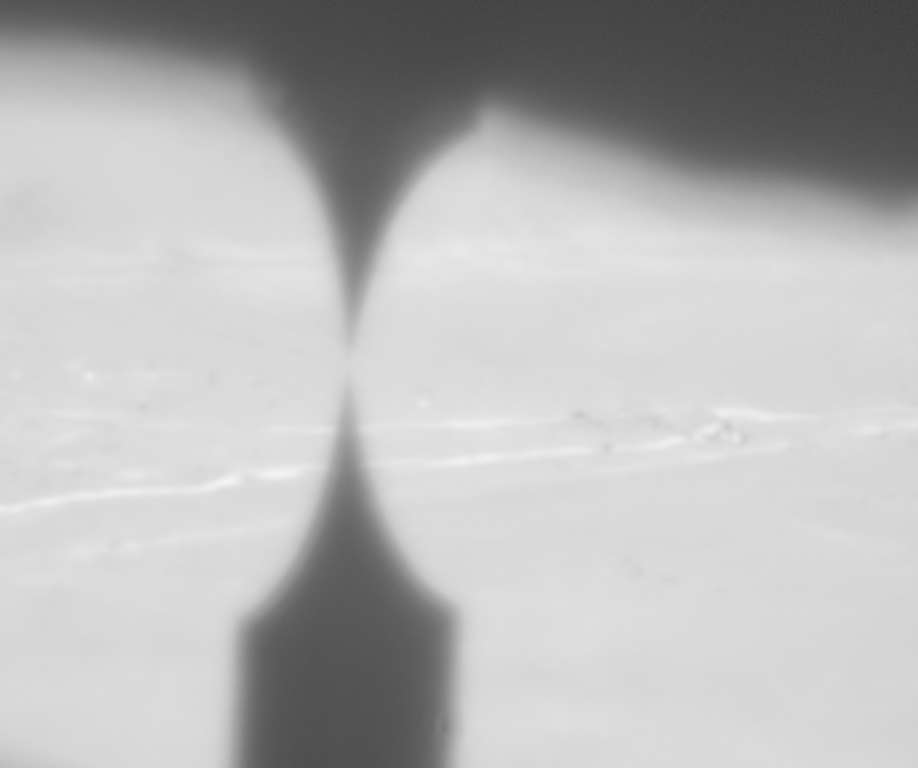
#> input picture Tip locate_test5.png, 918 x 768 px, shrunk from 2448 x 2048 before the run
$ python Tip_Identification.py
#> lines starting #> are read from the running program, lines starting #| are printed output that depends on the picture; after the words box and inside, x2 and y2 are one past the last pixel; in counts of white or black regions, pixels touching at a corner belong together
#> in process_image, image is the input picture: shape (768, 918); min 53, max 244, mean 183
import cv2
import numpy as np


def preprocess_image(image):
    # Convert to grayscale if not already
    if len(image.shape) == 3:
        gray = cv2.cvtColor(image, cv2.COLOR_BGR2GRAY)
    else:
        gray = image

    # Enhance contrast
    clahe = cv2.createCLAHE(clipLimit=2.0, tileGridSize=(8, 8))
    enhanced = clahe.apply(gray)
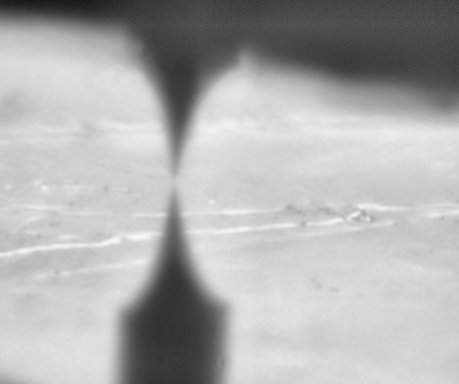
#> enhanced: shape (768, 918) (shown at 1/2 size); min 18, max 248, mean 175.1

    # Denoise
    denoised = cv2.fastNlMeansDenoising(enhanced)

    return denoised


def detect_tip_and_reflection(image):
    # Apply threshold to separate dark regions (potential tips) from bright background
    _, binary = cv2.threshold(
        image, 0, 255, cv2.THRESH_BINARY_INV + cv2.THRESH_OTSU)
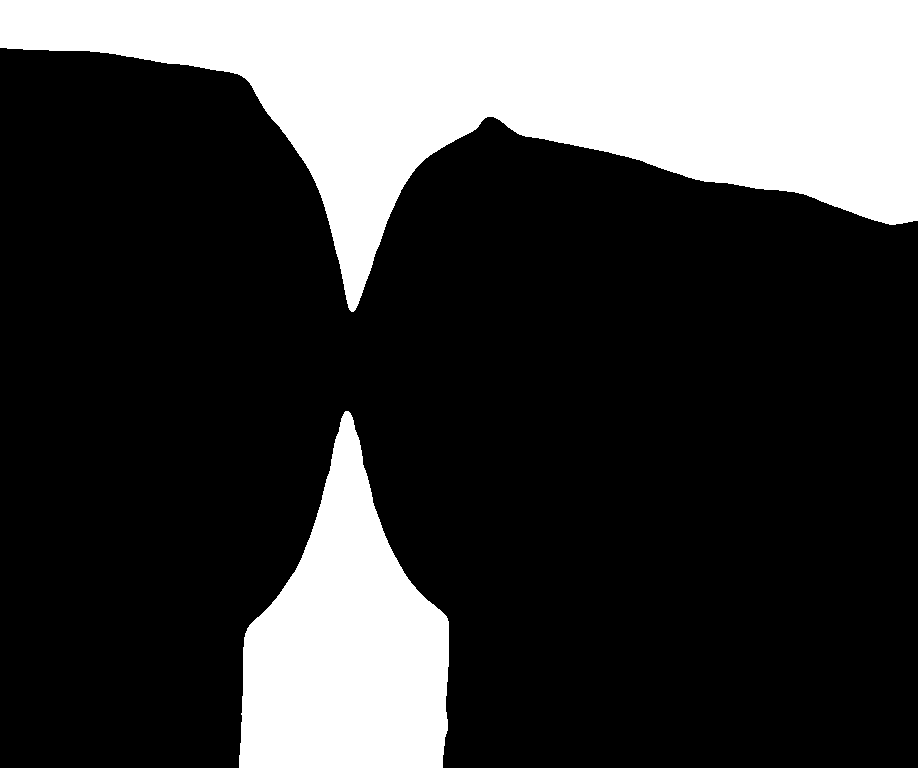
#> binary: shape (768, 918); 25.4% white; 2 white regions, box (x1, y1, x2, y2) and area: (0, 0, 918, 312) 133444, (239, 411, 449, 768) 45613

    # Perform morphological operations to enhance tip shape
    kernel = np.ones((3, 3), np.uint8)
    opened = cv2.morphologyEx(binary, cv2.MORPH_OPEN, kernel, iterations=2)
#> opened: shape (768, 918); 25.4% white; 2 white regions

    # Find contours
    contours, _ = cv2.findContours(
        opened, cv2.RETR_EXTERNAL, cv2.CHAIN_APPROX_SIMPLE)
#> contours = 2 contours; box (x1, y1, x2, y2) and area: (0, 0, 918, 311) 132284, (239, 412, 449, 768) 45145

    # Filter contours based on aspect ratio and area
    tip_candidates = []
    for cnt in contours:
        x, y, w, h = cv2.boundingRect(cnt)
        aspect_ratio = h / w if w > 0 else 0
        area = cv2.contourArea(cnt)
        if aspect_ratio > 2 and area > 100:  # Adjust these thresholds as needed
            tip_candidates.append(cnt)
#> this loop made 2 passes
#> (x, y, w, h, aspect_ratio, area) on passes 1 to 2: (239, 412, 210, 356, 1.7, 45145), (0, 0, 918, 311, 0.339, 132284.5)
#> after the loop, tip_candidates = []

    # Sort candidates by y-coordinate
    tip_candidates.sort(key=lambda c: cv2.boundingRect(c)[1])

    if len(tip_candidates) >= 2:
        # Return topmost and bottommost candidates
        return tip_candidates[0], tip_candidates[-1]
    elif len(tip_candidates) == 1:
        return tip_candidates[0], None
    else:
        return None, None


# [11 lines left out: function calculate_symmetry_line, not called in this run]


def process_image(image_path):
    global image  # Make image global so it can be used in other functions if needed
    image = cv2.imread(image_path, cv2.IMREAD_GRAYSCALE)

    preprocessed = preprocess_image(image)
    tip, reflection = detect_tip_and_reflection(preprocessed)

    if tip is not None:
        # Create a color image for visualization
        color_image = cv2.cvtColor(image, cv2.COLOR_GRAY2BGR)

        # Draw tip contour
        cv2.drawContours(color_image, [tip], 0, (0, 255, 0), 2)

        if reflection is not None:
            # Draw reflection contour
            cv2.drawContours(color_image, [reflection], 0, (0, 255, 0), 2)

            # Calculate and draw symmetry line
            symmetry_line = calculate_symmetry_line(tip, reflection)
            if symmetry_line:
                cv2.line(
                    color_image, symmetry_line[0], symmetry_line[1], (255, 0, 0), 2)

        # Display the result
        cv2.imshow('Processed Image', color_image)
        cv2.waitKey(0)
        cv2.destroyAllWindows()
    else:
        print("Could not detect tip and reflection.")


# Usage
process_image('Tip locate_test5.png')

$ run again, with Tip locate_test1.png copied over Tip locate_test5.png
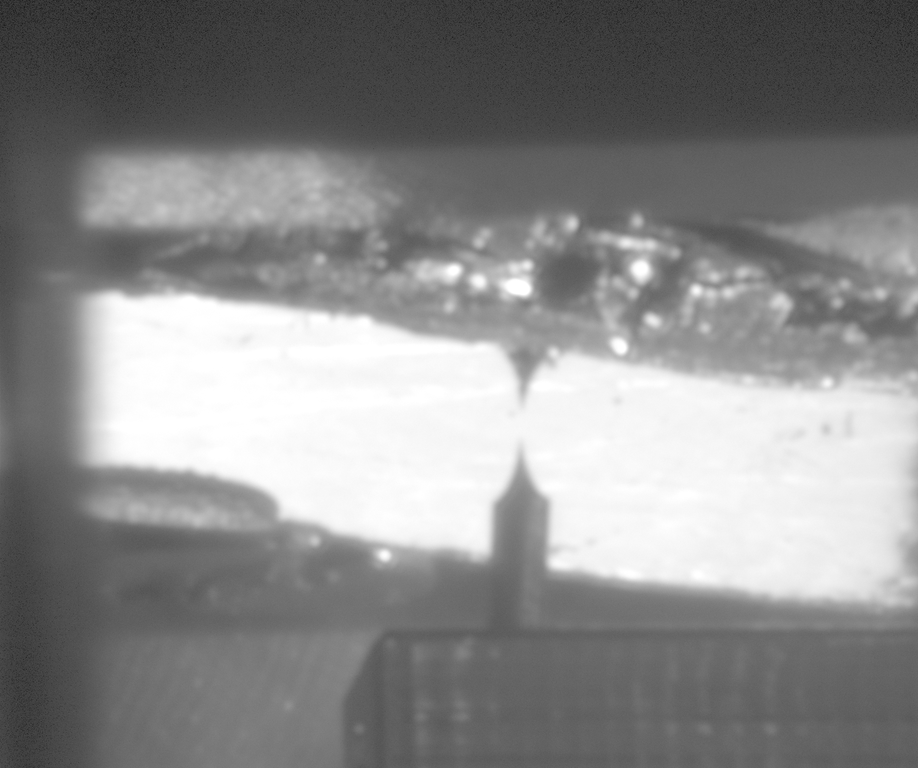
#> input picture Tip locate_test1.png, 918 x 768 px, shrunk from 2448 x 2048 before the run
#> in process_image, image is the input picture: shape (768, 918); min 22, max 255, mean 137.5
#> in detect_tip_and_reflection, `_, binary = cv2.threshold( image, 0, 255, cv2.THRESH_BINARY_INV + cv2...`:
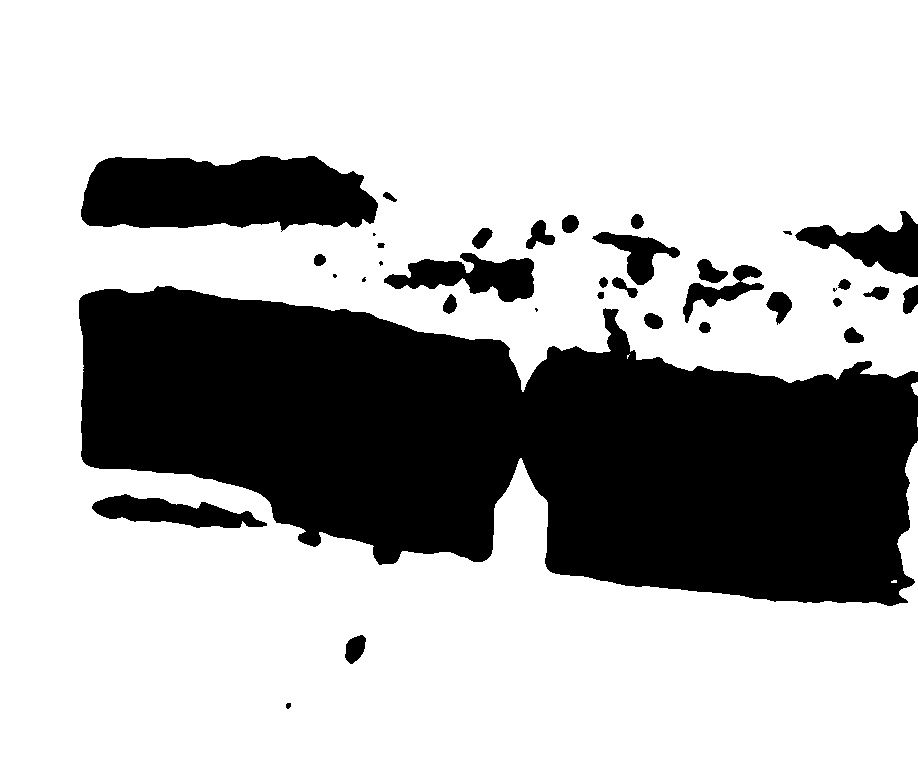
#> binary: shape (768, 918); 70% white; 36 black regions (6 under 20 px), largest, box (x1, y1, x2, y2) and area: (79, 286, 918, 606) 174353, (81, 156, 378, 232) 18172, (384, 253, 534, 302) 4017
#> in detect_tip_and_reflection, `opened = cv2.morphologyEx(binary, cv2.MORPH_OPEN, kernel, iterations=2)`:
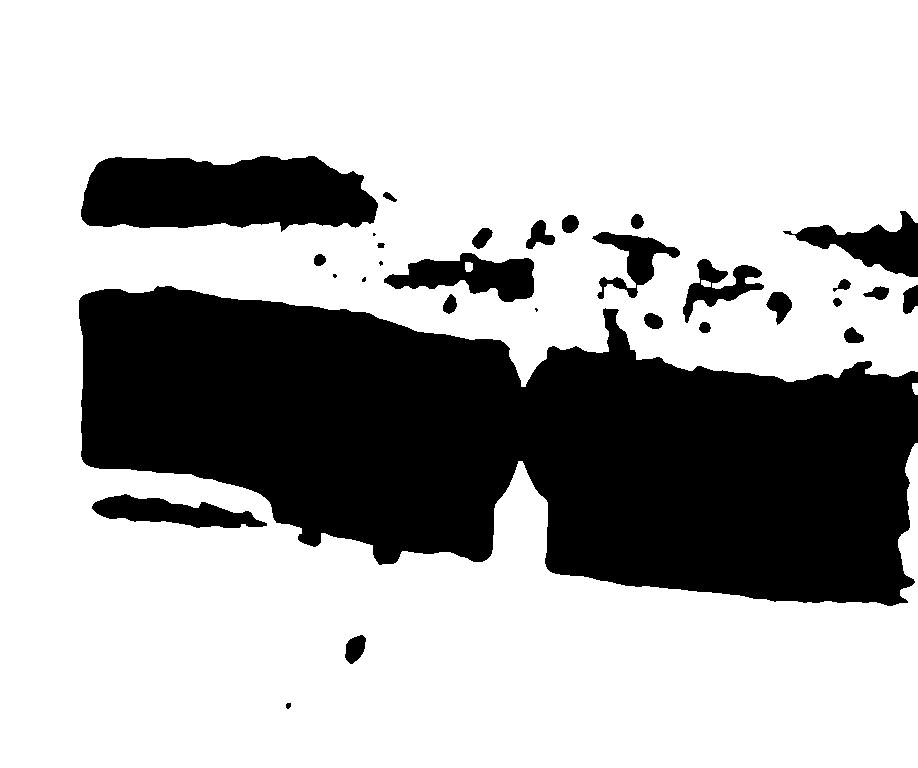
#> opened: shape (768, 918); 70% white; 30 black regions (5 under 20 px)
#> contours = 2 contours; box (x1, y1, x2, y2) and area: (0, 0, 918, 768) 523414, (912, 383, 918, 395) 46
#> the loop in detect_tip_and_reflection, `for cnt in contours:` made 2 passes
#> (x, y, w, h, aspect_ratio, area) on passes 1 to 2: (912, 383, 6, 12, 2, 46.5), (0, 0, 918, 768, 0.837, 523413.5)
#> after the loop in detect_tip_and_reflection, `for cnt in contours:`: tip_candidates = []

$ run again, with Tip locate_test2.png copied over Tip locate_test5.png
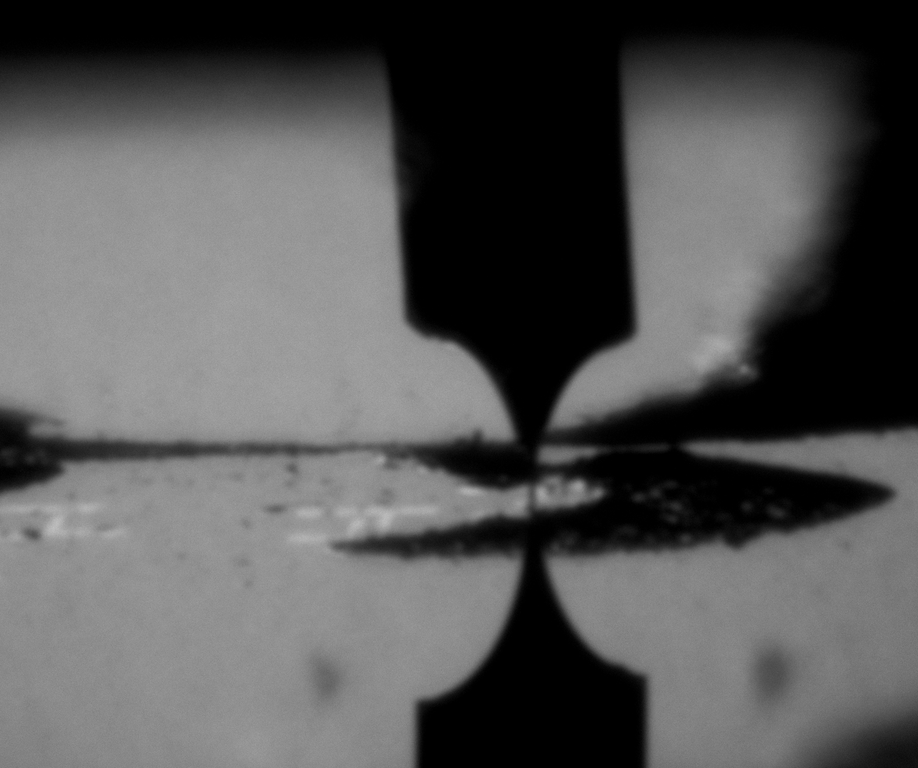
#> input picture Tip locate_test2.png, 918 x 768 px, shrunk from 2448 x 2048 before the run
#> in process_image, image is the input picture: shape (768, 918); min 0, max 192, mean 85.5
#> in preprocess_image, `enhanced = clahe.apply(gray)`:
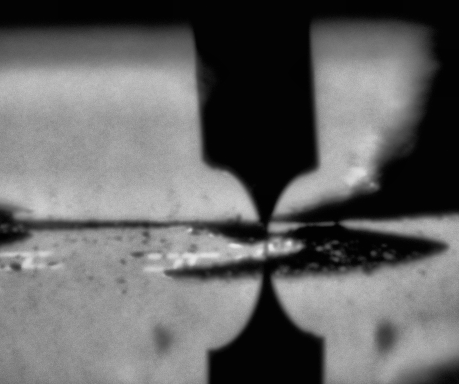
#> enhanced: shape (768, 918) (shown at 1/2 size); min 0, max 232, mean 100.8
#> in detect_tip_and_reflection, `_, binary = cv2.threshold( image, 0, 255, cv2.THRESH_BINARY_INV + cv2...`:
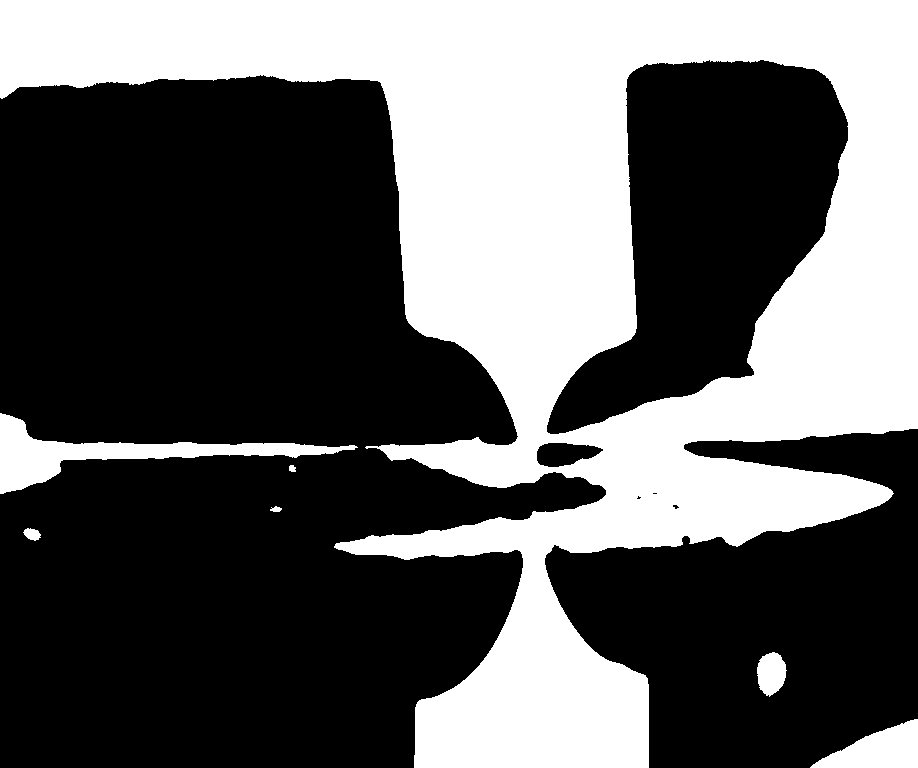
#> binary: shape (768, 918); 37.6% white; 7 white regions, largest, box (x1, y1, x2, y2) and area: (0, 0, 918, 768) 253838, (0, 413, 358, 494) 7154, (810, 719, 918, 768) 3068
#> opened: shape (768, 918); 37.6% white; 8 white regions
#> contours = 8 contours, 1 with area under 20; largest, box (x1, y1, x2, y2) and area: (0, 0, 918, 768) 314442, (0, 414, 339, 494) 6674, (812, 719, 918, 768) 2931, (757, 653, 786, 695) 916, (24, 529, 40, 540) 127, (274, 507, 280, 512) 20, (349, 445, 355, 450) 20
#> the loop in detect_tip_and_reflection, `for cnt in contours:` made 8 passes
#> (x, y, w, h, aspect_ratio, area) on passes 1, 2, 3, 7, 8: (812, 719, 106, 49, 0.462, 2931), (757, 653, 29, 42, 1.45, 915.5), (24, 529, 16, 11, 0.688, 127), (0, 414, 339, 80, 0.236, 6674), (0, 0, 918, 768, 0.837, 314441.5)
#> after the loop in detect_tip_and_reflection, `for cnt in contours:`: tip_candidates = []
